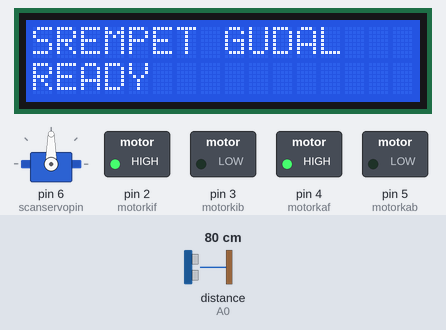
A sketch run on a simulated Arduino Uno, built with avr-gcc and run on an emulated ATmega328P. Parts: 16×2 character LCD, servo, switched loads named in the sketch (green lamp = pin HIGH). Wiring (inferred from the names in the program): ultrasonic range finder: trigger A1; echo A0. The test bench sets the inputs (shaded band); at power-on: distance to the obstacle (sensor on A0) 80 cm. The echo pulse lasts 58.3 µs per cm; pins used as bus, display or sensor lines are not drawn.

Above: at 3.2 s.
3.3 s: distance to the obstacle (sensor on A0) set to 11 cm
4.8 s: distance to the obstacle (sensor on A0) set to 8 cm
At 5.4 s:
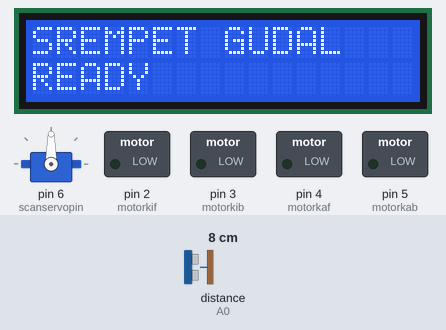
At 6.5 s:
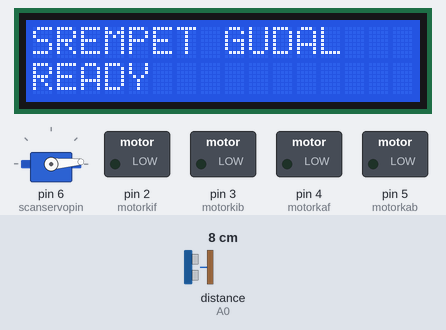
Timing chart, 0 to 13.8 s (numbered marks = the images above; inputs shaded):
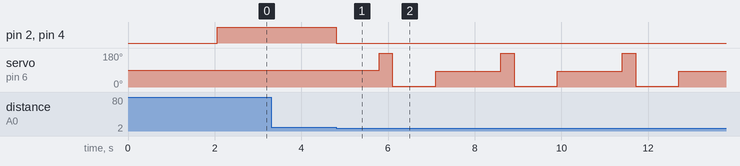

Measured:
- the behaviour switches between 10 and 9 cm on distance to the obstacle (sensor on A0) (found by bisection; images 0 and 1)
- after the input at 3.3 s, every drawn part: stays the same
- after the input at 4.8 s, pin 2 (motorkif), pin 4 (motorkaf): HIGH → LOW at once; servo on pin 6 (scanservopin): 90° → 178° after 1.0 s, then repeats every 2.8 s: 4° 1.0 s, 83° 1.5 s, 178° 0.30 s

The sketch:

jaddiiiii.ino
```cpp
#include <Servo.h>
#include<LiquidCrystal.h>
LiquidCrystal lcd (13,12,11,10,8,7);
Servo scanservo;   //Ping Sensor Servo
#define motorkif  2
#define motorkib  3
#define motorkaf  4
#define motorkab  5
#define trigPin  A1
#define echoPin  A0
const int scanservopin = 6;
const int distancelimit = 10; //in cm

void setup() {
  lcd.begin(16,2);
  lcd.setCursor(0,0);
  lcd.print("SREMPET GUDAL");
  lcd.setCursor(0,1);
  lcd.print("READY");

  // put your setup code here, to run once:
pinMode(trigPin, OUTPUT);
pinMode(echoPin, INPUT);
pinMode(motorkif, OUTPUT);
pinMode(motorkib, OUTPUT);
pinMode(motorkaf, OUTPUT);
pinMode(motorkab, OUTPUT);
scanservo.attach(scanservopin); // Attach the scan servo
delay(2000);      // wait two seconds
}

void loop() {
  // put your main code here, to run repeatedly:
go();
int jarak = ping();
  if (jarak<distancelimit){
    stopp();
    char turndir = scan();
        switch (turndir){
            case 'l':
            turnleft();
            break;

            case 'r':
            turnright();
            break;

            case 's':
            go();
            break;
            }
  }

}

int ping(){

  long duration, distance;

  //Send Pulse

  digitalWrite(trigPin, LOW);
  delayMicroseconds(2);
  digitalWrite(trigPin, HIGH);
  delayMicroseconds(5);
  digitalWrite(trigPin, LOW);
  //Read Echo
  duration = pulseIn(echoPin, HIGH);
  // convert the time into a distance
  distance = (duration/2) / 29.1;

  return round(distance);

}

void go(){
digitalWrite(motorkif,HIGH);
digitalWrite(motorkib,LOW);
digitalWrite(motorkaf,HIGH);
digitalWrite(motorkab,LOW);

}
void turnleft(){
 digitalWrite(motorkif,LOW);
digitalWrite(motorkib,HIGH);
digitalWrite(motorkaf,HIGH);
digitalWrite(motorkab,LOW);
delay(500);
digitalWrite(motorkif,HIGH);
digitalWrite(motorkib,LOW);
digitalWrite(motorkaf,HIGH);
digitalWrite(motorkab,LOW);
}

void turnright(){
digitalWrite(motorkif,HIGH);
digitalWrite(motorkib,LOW);
digitalWrite(motorkaf,LOW);
digitalWrite(motorkab,HIGH);
delay(500);
digitalWrite(motorkif,HIGH);
digitalWrite(motorkib,LOW);
digitalWrite(motorkaf,HIGH);
digitalWrite(motorkab,LOW);
}
void turnaround(){

digitalWrite(motorkif,HIGH);
digitalWrite(motorkib,LOW);
digitalWrite(motorkaf,LOW);
digitalWrite(motorkab,HIGH);
delay(1000);
digitalWrite(motorkif,HIGH);
digitalWrite(motorkib,LOW);
digitalWrite(motorkaf,HIGH);
digitalWrite(motorkab,LOW);
}
void stopp(){
digitalWrite(motorkif,LOW);
digitalWrite(motorkib,LOW);
digitalWrite(motorkaf,LOW);
digitalWrite(motorkab,LOW);
delay(1000);
}

char scan(){

  int leftscanval, centerscanval, rightscanval;
  char choice;

  //Look left
  scanservo.write(178);
  delay(300);
  leftscanval = ping();

  //Look right
  scanservo.write(4);
  delay(1000);
  rightscanval = ping();

  //center scan servo
  scanservo.write(83);
  delay(500);
  centerscanval = ping();


  if ((leftscanval>rightscanval) && (leftscanval>centerscanval)){
  choice = 'r';
  }

  else if ((rightscanval>leftscanval) && (rightscanval>centerscanval)){
  choice = 'l';
  }

  else{
  choice = 's';
  }

  return choice;

}
```
